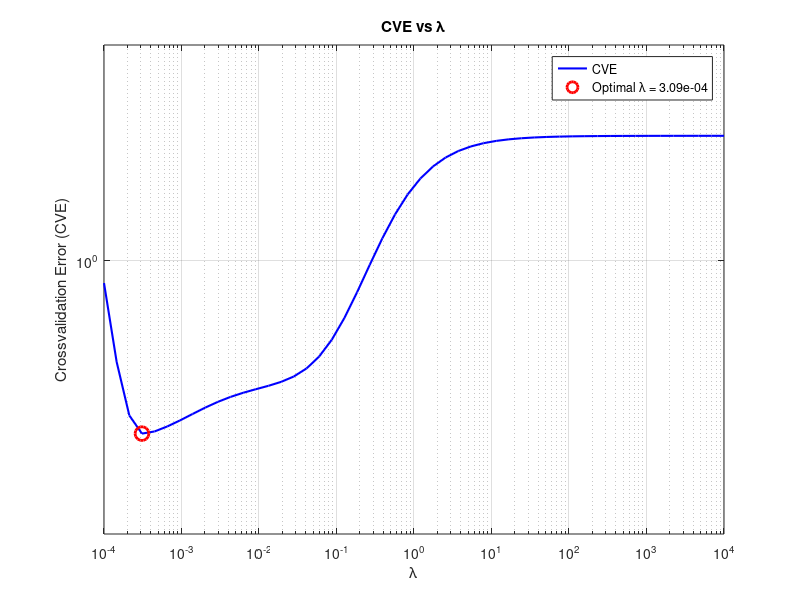
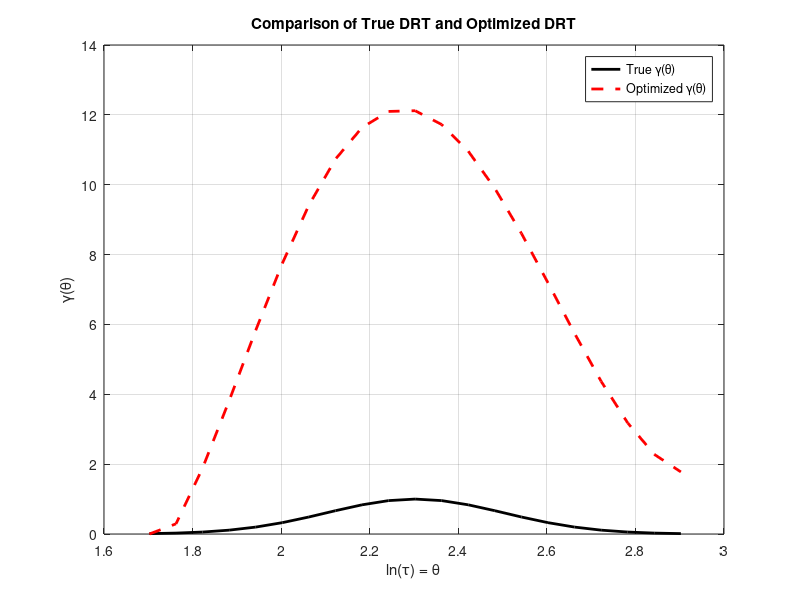

Write the MATLAB code that produced these figures, in order.
clc; clear; close all;

%% Parameters
n = 21;                      % Number of RC elements
t = linspace(0, 100, 1000);  % Time vector (0 to 100 seconds with 1000 points)
dt = t(2) - t(1);            % Time step
num_scenarios = 10;          % Total number of scenarios
test_scenarios = [9, 10];    % Test scenarios
validation_folds = {[1,2], [3,4], [5,6], [7,8]}; % 4 validation sets
candidate_lambdas = logspace(-4, 4, 50); % Lambda candidates (1e-4 to 1e4)

%% True DRT Parameters [theta, gamma]
mu_theta = log(10);  % 평균 ln(τ)
sigma_theta = 0.2;   % ln(τ)의 표준편차

% θ (ln(τ)) 값 설정
theta_min = mu_theta - 3*sigma_theta;
theta_max = mu_theta + 3*sigma_theta;
theta_discrete = linspace(theta_min, theta_max, n);  % ln(τ) 값을 일정 간격으로 분할

% τ 값은 θ의 지수 함수
tau_discrete = exp(theta_discrete);  % τ = exp(θ)

% Δτ_log 계산
delta_tau_log = theta_discrete(2) - theta_discrete(1);  % Δτ_log = ln(τ_{n+1}) - ln(τ_n)

%% Regularization Matrix L (First-order derivative)
% Difference matrix D 생성
D = zeros(n-1, n);
for i = 1:n-1
    D(i, i) = -1;
    D(i, i+1) = 1;
end

% 정규화 행렬 L 생성 (스케일링 적용)
L = (1 / delta_tau_log) * D;

%% True DRT [θ, gamma]
g_discrete_true = normpdf(theta_discrete, mu_theta, sigma_theta);
gamma_discrete_true = g_discrete_true;  % γ(θ) = g(τ)
gamma_discrete_true = gamma_discrete_true / max(gamma_discrete_true);  % 최대값으로 정규화

% R_n 계산
R_n_true = gamma_discrete_true * delta_tau_log;  % R_n = γ_n * Δτ_log

%% Initialize Storage Variables
W_all = cell(num_scenarios, 1);      % Store W matrices for all scenarios
V_sd_all = cell(num_scenarios, 1);   % Store noisy V data for all scenarios

%% Define Amplitudes and Periods for Current Synthesis
A = [1, 1, 1;          % Scenario 1
     1.7, 0.6, 0.7;    % Scenario 2
     0.2, 0.5, 2.3;    % Scenario 3
     1.3, 1.1, 0.6;    % Scenario 4
     1.7, 1.8, 0.5;    % Scenario 5
     1.27, 1.33, 0.4;  % Scenario 6
     1.2, 1.6, 0.2;    % Scenario 7
     0.9, 0.7, 2.4;    % Scenario 8
     1.1, 1.1, 0.8;    % Scenario 9
     0.1, 0.1, 2.8];   % Scenario 10

T = [1, 5, 20;         % Scenario 1
     2, 4, 20;         % Scenario 2
     1, 20, 25;        % Scenario 3
     1.5, 5.3, 19.8;   % Scenario 4
     2.5, 4.2, 20.5;   % Scenario 5
     1.5, 20.9, 24.2;  % Scenario 6
     1.3, 6, 19.3;     % Scenario 7
     2.2, 4.8, 20.2;   % Scenario 8
     2, 20.8, 26.1;    % Scenario 9
     1.1, 4.3, 20.1];  % Scenario 10

%% Generate Synthetic Current Data (Multi-Sine Approach)
ik_scenarios = zeros(num_scenarios, length(t)); % Initialize current scenarios

for s = 1:num_scenarios
    % Sum of three sine waves for each scenario
    ik_scenarios(s, :) = A(s,1)*sin(2*pi*t / T(s,1)) + ...
                         A(s,2)*sin(2*pi*t / T(s,2)) + ...
                         A(s,3)*sin(2*pi*t / T(s,3));
end

%% Generate Voltage Data for Each Scenario
V_est_all = zeros(num_scenarios, length(t)); % Store estimated V
rng(0); % For reproducibility
noise_level = 0.01; % Noise level

for s = 1:num_scenarios
    fprintf('Generating data for Scenario %d/%d...\n', s, num_scenarios);
    
    ik = ik_scenarios(s, :); % Current for scenario s
    
    %% Initialize Voltage
    V_est = zeros(1, length(t)); % Estimated voltage
    R0 = 0.1; % Ohmic resistance
    OCV = 0;  % Open Circuit Voltage
    V_RC = zeros(n, length(t)); % RC voltages for each element
    
    %% Initial Voltage Calculation (k=1)
    for i = 1:n
        V_RC(i, 1) = ik(1) * R_n_true(i) * (1 - exp(-dt / tau_discrete(i)));
    end
    V_est(1) = OCV + R0 * ik(1) + sum(V_RC(:, 1));
    
    %% Voltage Calculation for t > 1
    for k_idx = 2:length(t)
        for i = 1:n
            V_RC(i, k_idx) = exp(-dt / tau_discrete(i)) * V_RC(i, k_idx-1) + ...
                              R_n_true(i) * (1 - exp(-dt / tau_discrete(i))) * ik(k_idx);
        end
        V_est(k_idx) = OCV + R0 * ik(k_idx) + sum(V_RC(:, k_idx));
    end
    
    % Store V_est and add noise
    V_est_all(s, :) = V_est;
    V_sd = V_est + noise_level * randn(size(V_est));
    V_sd_all{s} = V_sd;
    
    %% Construct W Matrix for Scenario s
    W = zeros(length(t), n); % Initialize W matrix
    for k_idx = 1:length(t)
        for i = 1:n
            if k_idx == 1
                W(k_idx, i) = (1 - exp(-dt / tau_discrete(i))) * ik(k_idx);
            else
                W(k_idx, i) = exp(-dt / tau_discrete(i)) * W(k_idx-1, i) + ...
                              (1 - exp(-dt / tau_discrete(i))) * ik(k_idx);
            end
        end
    end
    % W 행렬에 Δτ_log를 곱해줌
    W = W * delta_tau_log;
    W_all{s} = W; % Store W matrix
end

%% Cross-Validation to Optimize Lambda
CVE = zeros(length(candidate_lambdas),1); % Initialize CVE for each lambda

for l = 1:length(candidate_lambdas)
    current_lambda = candidate_lambdas(l); % Current lambda
    total_error = 0; % Initialize total CVE
    
    for fold = 1:length(validation_folds)
        val_set = validation_folds{fold}; % Current validation set
        
        % Define training set: exclude test and current validation set
        train_set = setdiff(1:num_scenarios, [test_scenarios, val_set]);
        
        % Stack W_train and V_train from training set
        sum_WtW = zeros(n, n);   % Initialize sum(W_s^T * W_s)
        sum_WtV = zeros(n, 1);   % Initialize sum(W_s^T * V_s)
        
        for s = train_set
            W_s = W_all{s};
            V_s = V_sd_all{s};
            ik_s = ik_scenarios(s, :)';
            y_s = V_s' - R0 * ik_s - OCV;  % Adjusted voltage
            sum_WtW = sum_WtW + W_s' * W_s;
            sum_WtV = sum_WtV + W_s' * y_s;
        end
        
        %% Regularization term with scaling
        regularization_term = current_lambda * (L' * L);
        
        %% Analytical Solution for R_train
        R_train = (sum_WtW + regularization_term) \ sum_WtV;
        R_train(R_train < 0) = 0; % Enforce non-negativity
        
        %% Validation Error Calculation
        for s_val = val_set
            W_val = W_all{s_val};
            V_val = V_sd_all{s_val};
            ik_val = ik_scenarios(s_val, :)';
            y_val = V_val' - R0 * ik_val - OCV;  % Adjusted voltage
            
            % Predict V_pred for validation set
            V_pred = W_val * R_train + R0 * ik_val + OCV;
            
            % Compute squared voltage error
            error = sum((V_val' - V_pred).^2);
            total_error = total_error + error;
        end
    end
    
    % Store CVE for current lambda
    CVE(l) = total_error;
end

%% Find Optimal Lambda
[~, optimal_idx] = min(CVE);
optimal_lambda = candidate_lambdas(optimal_idx);
fprintf('Optimal lambda: %e\n', optimal_lambda);

%% Plot CVE vs Lambda with Aggressive Y-axis Zoom and Logarithmic Scaling
figure;
semilogx(candidate_lambdas, CVE, 'b-', 'LineWidth', 1.5); % CVE vs Lambda plot
hold on;

% Plot optimal lambda point
semilogx(optimal_lambda, CVE(optimal_idx), 'ro', 'MarkerSize', 10, 'LineWidth', 2); % Optimal lambda point

% Add text to indicate the optimal lambda inside the legend
optimal_lambda_str = ['Optimal \lambda = ', num2str(optimal_lambda, '%.2e')]; % Text string for optimal lambda

% Labels and title
xlabel('\lambda');
ylabel('Crossvalidation Error (CVE)');
title('CVE vs \lambda');

% Grid and legend
grid on;

% Set Y-axis to logarithmic scale
set(gca, 'YScale', 'log');  % Set Y-axis to log scale

% Adjust Y-axis limits
ylim([min(CVE(CVE > 0)) * 0.9, max(CVE) * 1.1]);

% Add legend and include optimal lambda in the legend
legend({'CVE', optimal_lambda_str}, 'Location', 'best');

hold off;

%% Retrain on All Training Data with Optimal Lambda
% Training set: exclude test scenarios (9 and 10)
train_set_final = setdiff(1:num_scenarios, test_scenarios);
sum_WtW_final = zeros(n, n);   % Initialize sum(W_s^T * W_s)
sum_WtV_final = zeros(n, 1);   % Initialize sum(W_s^T * V_s)

for s = train_set_final
    W_s = W_all{s};
    V_s = V_sd_all{s};
    ik_s = ik_scenarios(s, :)';
    y_s = V_s' - R0 * ik_s - OCV;  % Adjusted voltage
    sum_WtW_final = sum_WtW_final + W_s' * W_s;
    sum_WtV_final = sum_WtV_final + W_s' * y_s;
end

% Regularization term with scaling
regularization_term = optimal_lambda * (L' * L);

% Compute R_final using optimal lambda
R_final = (sum_WtW_final + regularization_term) \ sum_WtV_final;
R_final(R_final < 0) = 0; % Enforce non-negativity

% γ_n 추정
gamma_final = R_final / delta_tau_log;

%% Test on Test Scenarios (9 and 10)
test_set = test_scenarios;
total_test_error = 0;

for s_test = test_set
    W_test = W_all{s_test};
    V_test = V_sd_all{s_test};
    ik_test = ik_scenarios(s_test, :)';
    y_test = V_test' - R0 * ik_test - OCV;  % Adjusted voltage
    
    % Predict V_pred_test
    V_pred_test = W_test * R_final + R0 * ik_test + OCV;
    
    % Compute squared voltage error
    error_test = sum((V_test' - V_pred_test).^2);
    total_test_error = total_test_error + error_test;
end

fprintf('Total squared voltage error on test data: %f\n', total_test_error);

%% Plot DRT Comparison: True vs Optimized Gamma
figure;
plot(theta_discrete, gamma_discrete_true, 'k-', 'LineWidth', 2, 'DisplayName', 'True \gamma(\theta)');
hold on;
plot(theta_discrete, gamma_final, 'r--', 'LineWidth', 2, 'DisplayName', 'Optimized \gamma(\theta)');
xlabel('ln(\tau) = \theta');
ylabel('\gamma(\theta)');
title('Comparison of True DRT and Optimized DRT');
legend('Location', 'Best');
grid on;
hold off;

% 그래프 레이아웃 정규화 설정
set(gcf, 'Units', 'normalized', 'Position', [0.1, 0.1, 0.8, 0.8]);  % 화면 비율로 설정

